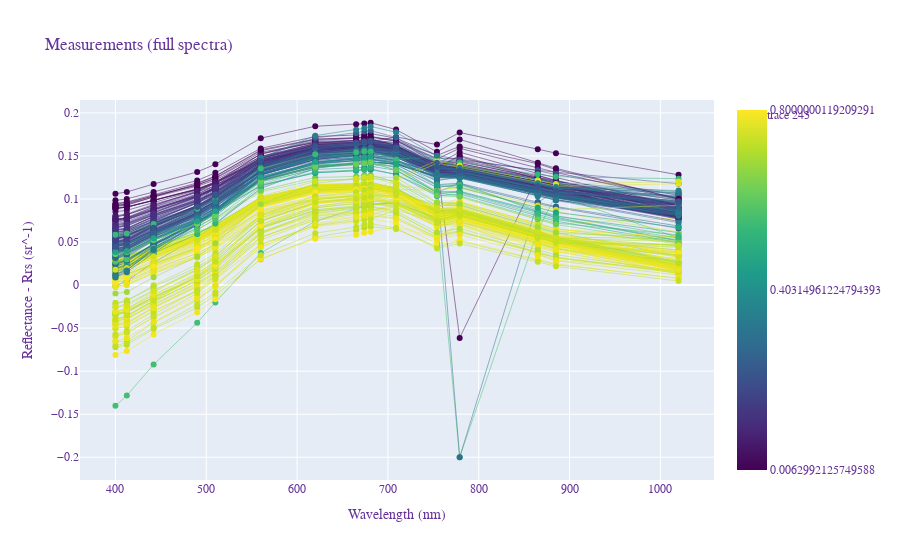

The notebook cell this image was saved under:
### Code cell
file = Path(r'C:\Users\Mauricio Cordeiro\Downloads\14100000_manacapuru\S3A_OL_2_WFR____20161123T134634_20161123T134834_20171105T005133_0119_011_181______MR1_R_NT_002.csv')
df = open_radiometry(file)
plot_reflectances2(df, s3bands, color='T865:float', hover_vars=[], log_color=False)
